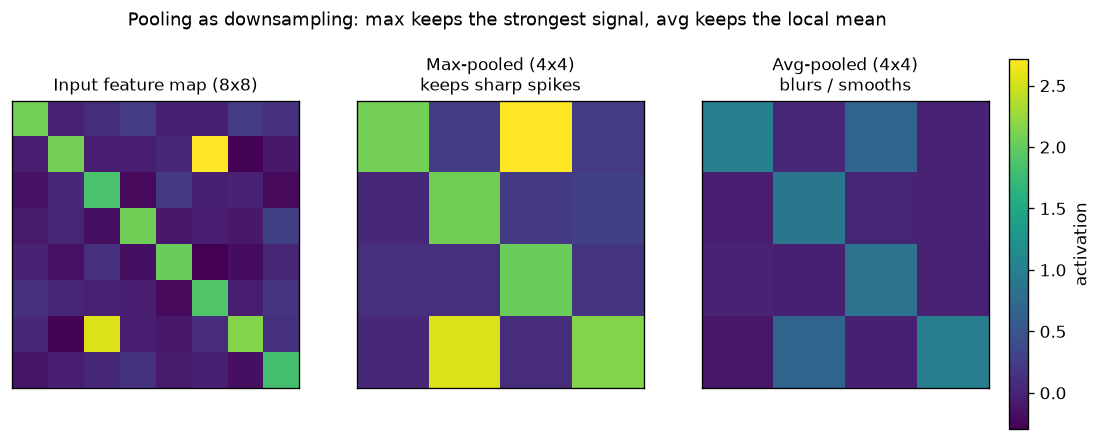

This figure's Python source:
"""Max-pool vs avg-pool downsampling on a small synthetic feature map."""
import numpy as np
import matplotlib.pyplot as plt

np.random.seed(42)  # reproducible synthetic data, no downloads

# Build an 8x8 "feature map" as a conv layer might emit it: a strong diagonal
# edge response plus a few sparse activation spikes and background noise.
H, W = 8, 8
feat = np.random.randn(H, W) * 0.15
for i in range(H):
    feat[i, i] += 2.0          # diagonal ridge of "edge detected here" activations
feat[1, 5] += 3.0               # a couple of sparse, strong spikes
feat[6, 2] += 2.5

def pool2x2(x, mode):
    # Stride-2, kernel-2 pooling, written by hand (no framework) so the
    # window-reduction step is visible instead of hidden behind a library call.
    h, w = x.shape
    out = np.zeros((h // 2, w // 2))
    for i in range(0, h, 2):
        for j in range(0, w, 2):
            window = x[i:i + 2, j:j + 2]
            out[i // 2, j // 2] = window.max() if mode == "max" else window.mean()
    return out

max_pooled = pool2x2(feat, "max")
avg_pooled = pool2x2(feat, "avg")

fig, axes = plt.subplots(1, 3, figsize=(11, 4))
vmin, vmax = feat.min(), feat.max()

for ax, data, title in zip(
    axes,
    [feat, max_pooled, avg_pooled],
    ["Input feature map (8x8)", "Max-pooled (4x4)\nkeeps sharp spikes", "Avg-pooled (4x4)\nblurs / smooths"],
):
    im = ax.imshow(data, cmap="viridis", vmin=vmin, vmax=vmax)
    ax.set_title(title, fontsize=10)
    ax.set_xticks([])
    ax.set_yticks([])

fig.colorbar(im, ax=axes, fraction=0.025, pad=0.02, label="activation")
fig.suptitle("Pooling as downsampling: max keeps the strongest signal, avg keeps the local mean", fontsize=11)
plt.savefig("graph_DAY_36.png", dpi=120, bbox_inches="tight")
